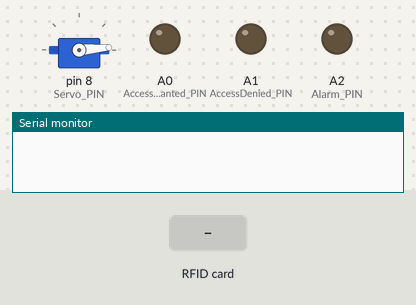
Simulated run of this sketch. Board: Arduino Uno, built with avr-gcc and run on an emulated ATmega328P. On the bench: servo, output pins drawn as LEDs (lit = HIGH), the last lines printed to the serial monitor. Inputs (shaded band) come from the test bench. Pins used as bus, display or sensor lines are not drawn.

Above: at 1.2 s.
1.3 s: RFID card 5E 7A 19 C4 held to the reader
At 1.41 s:
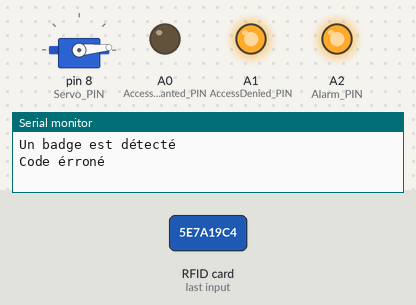
Timing chart, 0 to 4.3 s (numbered marks = the images above; inputs shaded):
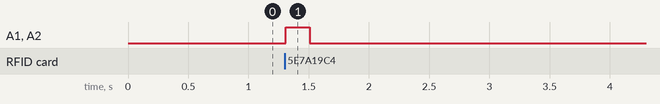

Measured:
- after the input at 1.3 s, A1 (AccessDenied_PIN), A2 (Alarm_PIN): LOW → HIGH at once, → LOW 0.20 s later

The sketch:

RFID_Access_Control_System.ino
```cpp
/*
 * Typical pin layout used:
 * -----------------------------------------------------------------------------------------
 *             MFRC522      Arduino       Arduino   Arduino    Arduino          Arduino
 *             Reader/PCD   Uno/101       Mega      Nano v3    Leonardo/Micro   Pro Micro
 * Signal      Pin          Pin           Pin       Pin        Pin              Pin
 * -----------------------------------------------------------------------------------------
 * RST/Reset   RST          9             5         D9         RESET/ICSP-5     RST
 * SPI SS      SDA(SS)      10            53        D10        10               10
 * SPI MOSI    MOSI         11 / ICSP-4   51        D11        ICSP-4           16
 * SPI MISO    MISO         12 / ICSP-1   50        D12        ICSP-1           14
 * SPI SCK     SCK          13 / ICSP-3   52        D13        ICSP-3           15
 * -----------------------------------------------------------------------------------------
 * Project link: https://www.electronique-mixte.fr/microcontrolleurs/rfid-controle-dacces-par-badge-avec-arduino/
 */

#include <SPI.h>
#include <MFRC522.h>
#include <Servo.h>

// Définition des broches utilisées
#define SS_PIN 10
#define RST_PIN 9

#define AccessGranted_PIN A0
#define AccessDenied_PIN A1
#define Alarm_PIN A2
#define Servo_PIN 8

#define Max_Acces 4
#define NUMBER_Card_ACCESS 1
#define Delay_Before_Closing 3000

// Définition des degrés d'ouverture et de fermeture de la porte
const int doorOpen = 110;   // Degre pour l'ouverture de la porte
const int doorClose = 5;  // Degre pour la fermeture de la porte

// Initialisation des variables et tableaux
byte Count_acces = 0;
byte CodeVerif = 0;
int Code_Access[NUMBER_Card_ACCESS][4] = {
  { 232, 207, 181, 13 }
};  // Init array that contain access Card

MFRC522 rfid(SS_PIN, RST_PIN);  // Instance of the class
Servo servo;                                                       //on crée l’objet LCD et on définit les Pins utilisés

// Init array that will store new NUID
byte nuidPICC[4];

void setup() {
  Serial.begin(9600);
  SPI.begin();
  rfid.PCD_Init();
  servo.attach(Servo_PIN);

  pinMode(AccessGranted_PIN, OUTPUT);
  pinMode(AccessDenied_PIN, OUTPUT);
  pinMode(Alarm_PIN, OUTPUT);
}

void loop() {
  servo.write(doorClose);
  if (!rfid.PICC_IsNewCardPresent())
    return;

  // Vérifier la présence d'un nouveau badge
  if (!rfid.PICC_ReadCardSerial())
    return;

  // Afffichage
  Serial.println(F("Un badge est détecté"));

  // Enregistrer l’ID du badge (4 octets)
  for (byte i = 0; i < 4; i++) {
    nuidPICC[i] = rfid.uid.uidByte[i];
  }

  // Vérification du code
  CodeVerif = GetAccesState();
  if (CodeVerif != 1) {
    Count_acces += 1;
    if (Count_acces == Max_Acces) {
      // Dépassement des tentatives (clignotement infinie)
      while (1) {
        Serial.println("Trop de tentatives");
        AccessDenied();
      }
    } else {
      // Affichage
      Serial.println("Code érroné");
      AccessDenied();
    }
  } else {
    // Affichage
    Serial.println("Ouverture de la porte");
    AccessGranted();
    Count_acces = 0;
  }

  // Affichage de l'identifiant
  Serial.println(" L'UID du tag est:");
  for (byte i = 0; i < 4; i++) {
    Serial.print(nuidPICC[i], HEX);
    Serial.print(" ");
  }
  Serial.println();

  // Re-Init RFID
  rfid.PICC_HaltA();       // Halt PICC
  rfid.PCD_StopCrypto1();  // Stop encryption on PCD
}

// Fonction pour vérifier l'état d'accès
byte GetAccesState() {
  byte StateAcces = 0;
  for (int i = 0; i < NUMBER_Card_ACCESS; i++) {
    if ((Code_Access[i][0] == nuidPICC[0]) && (Code_Access[i][1] == nuidPICC[1]) && (Code_Access[i][2] == nuidPICC[2]) && (Code_Access[i][3] == nuidPICC[3]))
      return StateAcces = 1;
  }

  return StateAcces = 0;
}

// Fonction pour refuser l'accès
void AccessDenied() {
  analogWrite(AccessDenied_PIN, 255);
  analogWrite(Alarm_PIN, 255);
  delay(200);
  digitalWrite(AccessDenied_PIN, 0);
  analogWrite(Alarm_PIN, 0);
  delay(200);
}

// Fonction pour autoriser l'accès
void AccessGranted() {
  analogWrite(AccessGranted_PIN, 255);
  for (int position = doorClose; position <= doorOpen; position += 5) {  // Ouverture de la porte
    servo.write(position);                                               // Déplacement du servomoteur
    delay(100);                                                          // Pause pour le mouvement
  }
  delay(Delay_Before_Closing);
  for (int position = doorOpen; position >= doorClose; position -= 5) {  // Fermeture de la porte
    servo.write(position);                                               // Déplacement du servomoteur
    delay(100);                                                          // Pause pour le mouvement
  }

  analogWrite(AccessGranted_PIN, 0);
}
```
